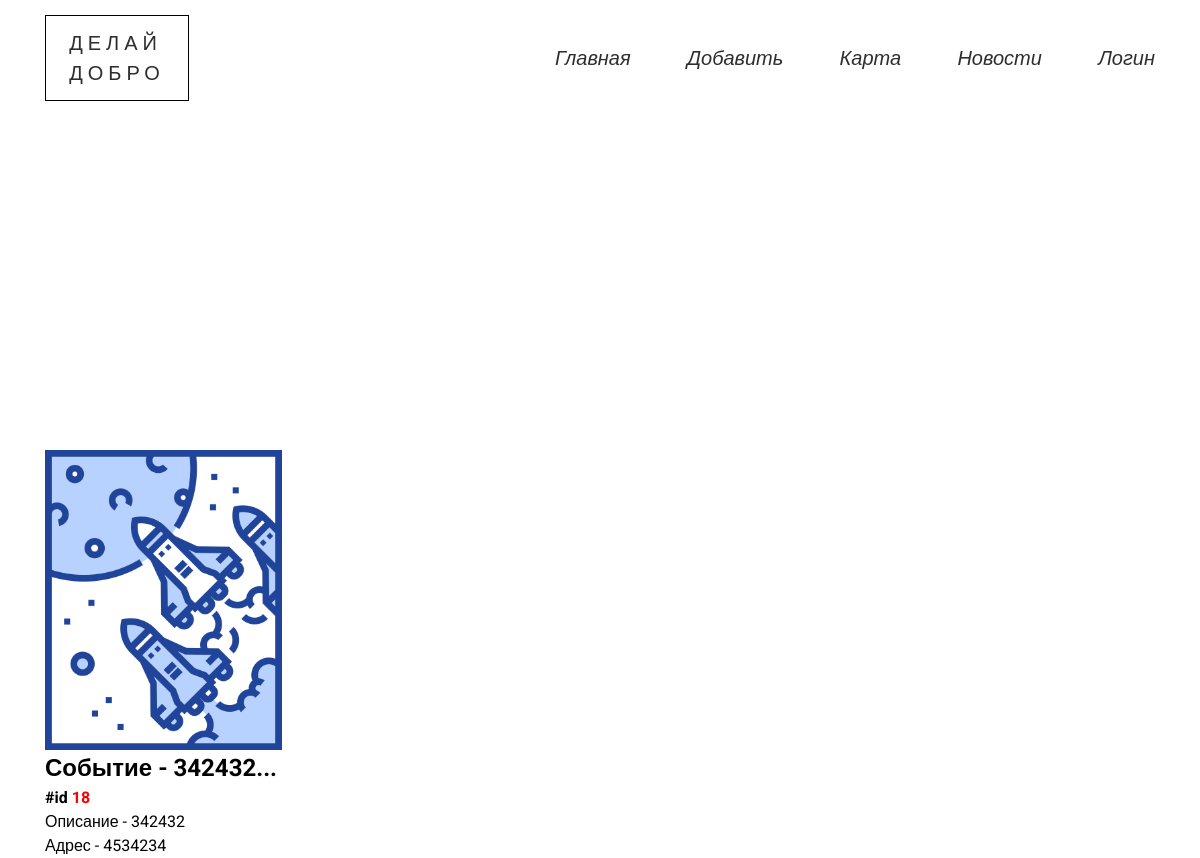
Screenshot of /event/18 with the database file from the repository.
### data/model_events.py (models this page shows)
class Event(SqlAlchemyBase, SerializerMixin):
    __tablename__ = 'events'
    id = sqlalchemy.Column(sqlalchemy.Integer,
                           primary_key=True, autoincrement=True)
    address = sqlalchemy.Column(sqlalchemy.String)
    content = sqlalchemy.Column(sqlalchemy.String)
    user_id = sqlalchemy.Column(sqlalchemy.Integer,
                                sqlalchemy.ForeignKey("users.id"))
    photo = sqlalchemy.orm.relation("File", uselist=False)
    map_photo = sqlalchemy.Column(sqlalchemy.String)
    additions = list()

### blueprints/events.py (the view)
@blueprint.route('/event/<int:event_id>')
def event(event_id):
    session = db_session.create_session()
    event = session.query(Event).get(event_id)
    return render_template('event.html', event=event)

### data/db_session.py (called while the page is built)
def create_session() -> Session:
    global __factory
    return __factory()

### templates/event.html (shortened to what this page needs)
{% extends "base.html" %}
{% block content %}
    <div class="container">
    <div class="infolist">
        <div class=''>
            <div>
                <img height="300px" alt="">
                <img src="/{{ event.photo.path if event.photo else 'static/images/none_image.png' }}" height="300px">
                <h2>Событие - {{ event.content[:15] + "..." }}</h2>
                <h4>#id <span style='color: red'>{{ event.id }}</span></h4>
                <p>Описание - {{ event.content }}</p>
            </div>
            Адрес - {{ event.address }}
            <br>
        </div>
    </div>
    </div>
{% endblock %}

### rows the page displays
Event: content "342432...", id "18", content "342432", address "4534234"
